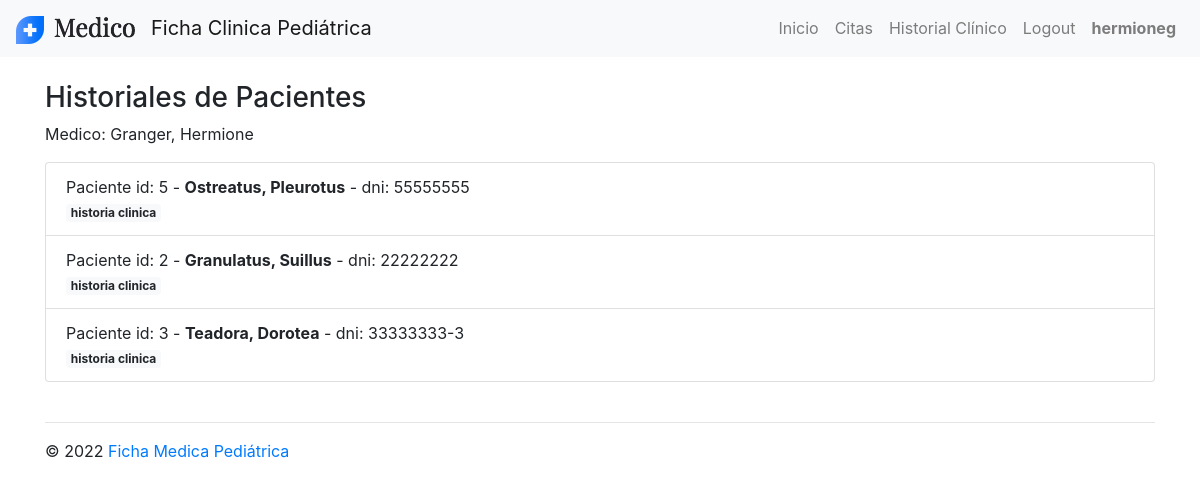
/historial/ (signed in), run on the app's committed database.
### pacientes/models.py (models this page shows, shortened)
class Paciente(models.Model):
    apellido = models.CharField('nombre del paciente', max_length = 50)
    nombre = models.CharField('apellido del paciente', max_length = 50)
    dni = models.CharField('dni del paciente', max_length = 10)
    activo = models.BooleanField(default=True)

### historial/views.py (the view)
# urls.py: path("", views.Listado, name="listado"),
def Listado(request):
    contexto = logueadoComo(request, ['gerencia', 'profesional'])
    if contexto:
        if 'gerencia' in contexto['grupos']:
            pacientes = Turno.objects.filter() # el gerente ve todos los historiales
        else:
            pacientes = Turno.objects.filter(doctor = request.user) # los doctores solo ven aquienes atendieron
        pacientesunicos = []
        for pc in pacientes:
            if pc.paciente not in pacientesunicos:
                pacientesunicos.append(pc.paciente)
        contexto['pacientes'] = pacientesunicos
        return render(request, "historial/listadopacientes.html", contexto)
    else:
        return HttpResponseRedirect(reverse("paginas:inicio"))

### usuarios/utilidades.py (called while the page is built)
def estado_auth(request):
    contexto = {}
    contexto['autenticado'] = request.user.is_authenticated
    contexto['usuario'] = request.user
    contexto['id_usuario'] = request.user.id
    contexto['grupos'] = [grupo['name'] for grupo in request.user.groups.all().values('name')]
    contexto['grupos_v'] = ', '.join(contexto['grupos'])
    contexto['id_pedidoactual'] = request.session['id_pedidoactual'] if 'id_pedidoactual' in request.session else None # verifica id_pedidoactual en sesion
    return contexto

def logueadoComo(request, grupo):
    pars = estado_auth(request)
    if set(grupo).intersection(pars['grupos']):
        return pars

### historial/templates/historial/listadopacientes.html (shortened to what this page needs)
{% extends "paginas/_layout.html" %}
{% block contenido %}
    <br>
    <h3>Historiales de Pacientes</h3>
    <div>Medico: {{usuario.last_name|title}}, {{usuario.first_name|title}}</div>
    <p>
    <ul class="list-group">
        {% for un_paciente in pacientes %}
            <li class="list-group-item">
                <div>Paciente id: {{un_paciente.id}} - <strong>{{un_paciente.apellido}}, {{un_paciente.nombre}}</strong> - dni: {{un_paciente.dni}}</div>
                <div>
                    <a href="{% url 'historial:historialpaciente' un_paciente.id %}" class="badge badge-light">historia clinica</a>
                </div>
            </li>
        {% empty %}
            <li> no hay pacientes atendidos </li>
        {% endfor %}
    </ul>
{% endblock contenido %}

### paginas/templates/paginas/_layout.html (shortened to what this page needs)
<!DOCTYPE html>
<html>
  <head>
    <link rel="stylesheet" href="https://maxcdn.bootstrapcdn.com/bootstrap/4.0.0/css/bootstrap.min.css" />
  </head>
  <body>
    <nav class="navbar navbar-expand-md navbar-light bg-light justify-content-between">
      <a class="navbar-brand" href={% url 'paginas:inicio' %}>
        {% load static %}
        <img src="{% static 'img/icono.png' %}" width="119" height="28" alt="">
      <a class="navbar-brand" href={% url 'paginas:inicio' %}>Ficha Clinica Pediátrica</a>
      <div class="collapse navbar-collapse" id="navbar0">
        <ul class="navbar-nav ml-auto mt-2 mt-lg-0">
          <li class="nav-item ">
            <a class="nav-link" href="{% url 'paginas:inicio' %}">Inicio<span class="sr-only">(current)</span></a>
          </li>
          {% if 'secretaria' in grupos or 'profesional' in grupos  or 'gerencia' in grupos %}
            <li class="nav-item">
              <a class="nav-link" href="{% url 'turnos:listado' %}">Citas</a>
            </li>
          {% endif %}
          {% if 'profesional' in grupos or 'gerencia' in grupos %}
            <li class="nav-item">
              <a class="nav-link" href="{% url 'historial:listado' %}">Historial Clínico</a>
            </li>
          {% endif %}
          {% if autenticado %}
            <li class="nav-item">
              <a class="nav-link" href="{% url 'usuarios:logout' %}">Logout</a>
            </li>
          {% else %}
            <li class="nav-item">
              <a class="nav-link" href="{% url 'usuarios:login' %}">Login</a>
            </li>
          {% endif %}
          <li class="nav-item">
            <a class="nav-link" href="{% url 'paginas:acercade' %}">
            {% if user.is_authenticated %}
              <strong>{{ usuario }}</strong>
            {% else %}
              acerca de
            {% endif %}
            </a>
          </li>
        </ul>
      </div>
    </nav>
    <div class="container">{% block contenido %} {% endblock contenido %}</div>
    <footer class="page-footer font-small mdb-color pt-4">
      <div class="container text-center text-md-left">
        <hr>
        <div class="row d-flex align-items-center">
          <div class="col-md-7 col-lg-8">
            <p class="text-center text-md-left">© 2022 <a href={% url 'paginas:inicio' %}>Ficha Medica Pediátrica</a></p>
          </div>
        </div>
      </div>
    </footer>
  </body>
</html>

### data on the page
Paciente: id "5", apellido "Ostreatus", nombre "Pleurotus", dni "55555555"
Paciente: id "2", apellido "Granulatus", nombre "Suillus", dni "22222222"
Paciente: id "3", apellido "Teadora", nombre "Dorotea", dni "33333333-3"

### other printed values
{{ usuario }} "hermioneg"
{{ usuario.last_name|title }} "Granger"
{{ usuario.first_name|title }} "Hermione"
